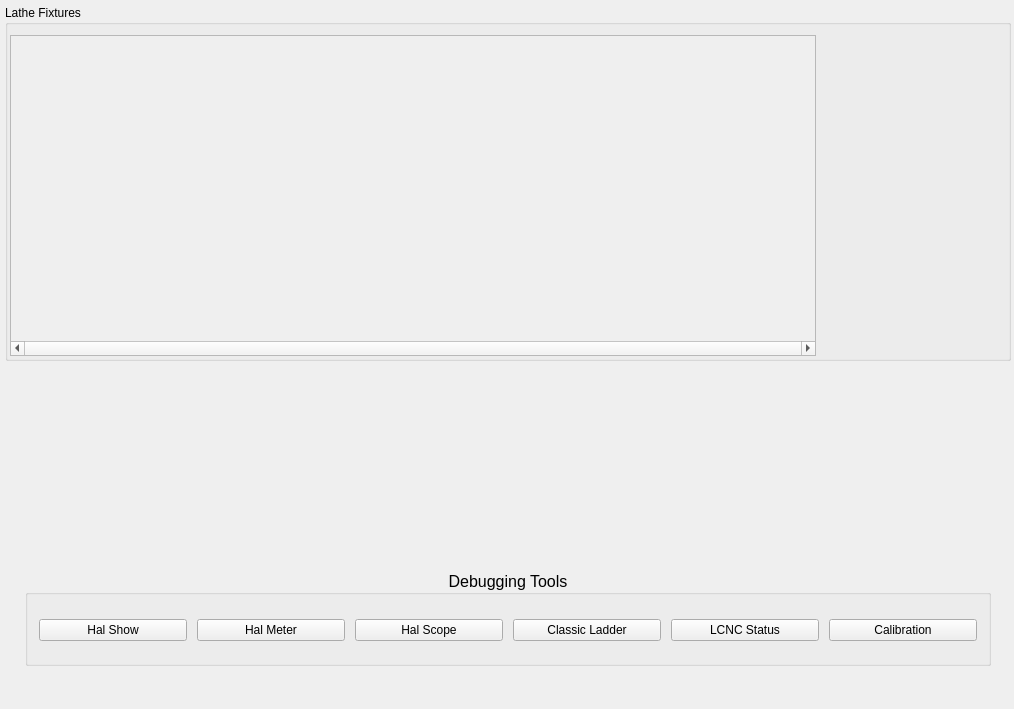
             <widget class="QWidget" name="scrollAreaWidgetContents">
              <property name="geometry">
               <rect>
                <x>0</x>
                <y>0</y>
                <width>1014</width>
                <height>709</height>
               </rect>
              </property>
              <widget class="QGroupBox" name="groupBox_3">
               <property name="geometry">
                <rect>
                 <x>25</x>
                 <y>570</y>
                 <width>966</width>
                 <height>96</height>
                </rect>
               </property>
               <property name="font">
                <font>
                 <pointsize>12</pointsize>
                </font>
               </property>
               <property name="styleSheet">
                <string notr="true">ActionButton {
min-height: 30px;
min-width: 50px;
font: 12pt &quot;DejaVu Sans&quot;;
}</string>
               </property>
               <property name="title">
                <string>Debugging Tools</string>
               </property>
               <property name="alignment">
                <set>Qt::AlignCenter</set>
               </property>
               <property name="flat">
                <bool>false</bool>
               </property>
               <widget class="QWidget" name="horizontalLayoutWidget_5">
                <property name="geometry">
                 <rect>
                  <x>10</x>
                  <y>35</y>
                  <width>946</width>
                  <height>51</height>
                 </rect>
                </property>
                <layout class="QHBoxLayout" name="horizontalLayout_7">
                 <property name="spacing">
                  <number>10</number>
                 </property>
                 <property name="leftMargin">
                  <number>4</number>
                 </property>
                 <property name="rightMargin">
                  <number>4</number>
                 </property>
                 <item>
                  <widget class="ActionButton" name="actionbutton_7">
                   <property name="text">
                    <string>Hal Show</string>
                   </property>
                   <property name="actionName" stdset="0">
                    <string>tool.halshow</string>
                   </property>
                  </widget>
                 </item>
                 <item>
                  <widget class="ActionButton" name="actionbutton_8">
                   <property name="text">
                    <string>Hal Meter</string>
                   </property>
                   <property name="actionName" stdset="0">
                    <string>tool.halmeter</string>
                   </property>
                  </widget>
                 </item>
                 <item>
                  <widget class="ActionButton" name="actionbutton_9">
                   <property name="text">
                    <string>Hal Scope</string>
                   </property>
                   <property name="actionName" stdset="0">
                    <string>tool.halscope</string>
                   </property>
                  </widget>
                 </item>
                 <item>
                  <widget class="ActionButton" name="actionbutton_10">
                   <property name="text">
                    <string>Classic Ladder</string>
                   </property>
                   <property name="actionName" stdset="0">
                    <string>tool.classicladder</string>
                   </property>
                  </widget>
                 </item>
                 <item>
                  <widget class="ActionButton" name="actionbutton_11">
                   <property name="text">
                    <string>LCNC Status</string>
                   </property>
                   <property name="actionName" stdset="0">
                    <string>tool.status</string>
                   </property>
                  </widget>
                 </item>
                 <item>
                  <widget class="ActionButton" name="actionbutton_12">
                   <property name="text">
                    <string>Calibration</string>
                   </property>
                   <property name="actionName" stdset="0">
                    <string>tool.calibration</string>
                   </property>
                  </widget>
                 </item>
                </layout>
               </widget>
              </widget>
              <widget class="QGroupBox" name="groupBox_4">
               <property name="geometry">
                <rect>
                 <x>5</x>
                 <y>5</y>
                 <width>1006</width>
                 <height>356</height>
                </rect>
               </property>
               <property name="styleSheet">
                <string notr="true">font: 12pt &quot;Noto Sans&quot;;</string>
               </property>
               <property name="title">
                <string>Lathe Fixtures</string>
               </property>
               <widget class="QScrollArea" name="fixturesScrollArea">
                <property name="geometry">
                 <rect>
                  <x>5</x>
                  <y>30</y>
                  <width>806</width>
                  <height>321</height>
                 </rect>
                </property>
                <property name="verticalScrollBarPolicy">
                 <enum>Qt::ScrollBarAlwaysOff</enum>
                </property>
                <property name="horizontalScrollBarPolicy">
                 <enum>Qt::ScrollBarAlwaysOn</enum>
                </property>
                <property name="widgetResizable">
                 <bool>false</bool>
                </property>
                <widget class="QWidget" name="scrollAreaWidgetContents_2">
                 <property name="geometry">
                  <rect>
                   <x>0</x>
                   <y>0</y>
                   <width>634</width>
                   <height>305</height>
                  </rect>
                 </property>
                </widget>
               </widget>
              </widget>
             </widget>
